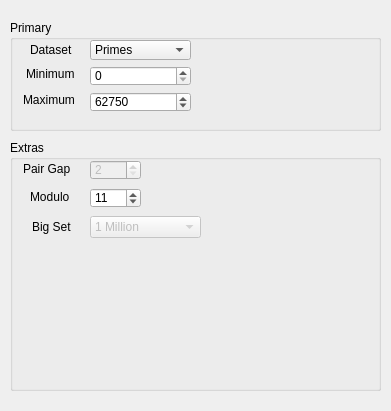
<?xml version="1.0" encoding="UTF-8"?>
<ui version="4.0">
 <class>FormCloud</class>
 <widget class="QWidget" name="FormCloud">
  <property name="geometry">
   <rect>
    <x>0</x>
    <y>0</y>
    <width>391</width>
    <height>411</height>
   </rect>
  </property>
  <property name="windowTitle">
   <string>Form</string>
  </property>
  <widget class="QGroupBox" name="groupBox">
   <property name="geometry">
    <rect>
     <x>10</x>
     <y>20</y>
     <width>371</width>
     <height>111</height>
    </rect>
   </property>
   <property name="title">
    <string>Primary</string>
   </property>
   <widget class="QSpinBox" name="max_">
    <property name="geometry">
     <rect>
      <x>80</x>
      <y>72</y>
      <width>101</width>
      <height>20</height>
     </rect>
    </property>
    <property name="maximum">
     <number>999999999</number>
    </property>
    <property name="value">
     <number>62750</number>
    </property>
   </widget>
   <widget class="QLabel" name="label">
    <property name="geometry">
     <rect>
      <x>20</x>
      <y>22</y>
      <width>50</width>
      <height>16</height>
     </rect>
    </property>
    <property name="text">
     <string>Dataset</string>
    </property>
   </widget>
   <widget class="QLabel" name="label_2">
    <property name="geometry">
     <rect>
      <x>16</x>
      <y>46</y>
      <width>54</width>
      <height>16</height>
     </rect>
    </property>
    <property name="text">
     <string>Minimum</string>
    </property>
   </widget>
   <widget class="QSpinBox" name="min_">
    <property name="geometry">
     <rect>
      <x>80</x>
      <y>46</y>
      <width>101</width>
      <height>20</height>
     </rect>
    </property>
    <property name="maximum">
     <number>999999999</number>
    </property>
   </widget>
   <widget class="QLabel" name="label_3">
    <property name="geometry">
     <rect>
      <x>13</x>
      <y>72</y>
      <width>57</width>
      <height>16</height>
     </rect>
    </property>
    <property name="text">
     <string>Maximum</string>
    </property>
   </widget>
   <widget class="QComboBox" name="dataset">
    <property name="geometry">
     <rect>
      <x>80</x>
      <y>20</y>
      <width>101</width>
      <height>20</height>
     </rect>
    </property>
    <property name="layoutDirection">
     <enum>Qt::LeftToRight</enum>
    </property>
    <item>
     <property name="text">
      <string>Primes</string>
     </property>
    </item>
    <item>
     <property name="text">
      <string>Prime Pairs</string>
     </property>
    </item>
    <item>
     <property name="text">
      <string>Big Dataset</string>
     </property>
    </item>
   </widget>
  </widget>
  <widget class="QGroupBox" name="groupBox_2">
   <property name="geometry">
    <rect>
     <x>10</x>
     <y>140</y>
     <width>371</width>
     <height>251</height>
    </rect>
   </property>
   <property name="title">
    <string>Extras</string>
   </property>
   <widget class="QSpinBox" name="gap">
    <property name="enabled">
     <bool>false</bool>
    </property>
    <property name="geometry">
     <rect>
      <x>80</x>
      <y>20</y>
      <width>51</width>
      <height>20</height>
     </rect>
    </property>
    <property name="minimum">
     <number>2</number>
    </property>
    <property name="maximum">
     <number>100</number>
    </property>
    <property name="singleStep">
     <number>2</number>
    </property>
   </widget>
   <widget class="QLabel" name="label_4">
    <property name="geometry">
     <rect>
      <x>13</x>
      <y>22</y>
      <width>57</width>
      <height>14</height>
     </rect>
    </property>
    <property name="text">
     <string>Pair Gap</string>
    </property>
   </widget>
   <widget class="QSpinBox" name="mod_">
    <property name="enabled">
     <bool>true</bool>
    </property>
    <property name="geometry">
     <rect>
      <x>80</x>
      <y>48</y>
      <width>51</width>
      <height>20</height>
     </rect>
    </property>
    <property name="minimum">
     <number>2</number>
    </property>
    <property name="maximum">
     <number>100</number>
    </property>
    <property name="singleStep">
     <number>1</number>
    </property>
    <property name="value">
     <number>11</number>
    </property>
   </widget>
   <widget class="QLabel" name="label_5">
    <property name="geometry">
     <rect>
      <x>20</x>
      <y>50</y>
      <width>57</width>
      <height>14</height>
     </rect>
    </property>
    <property name="text">
     <string>Modulo</string>
    </property>
   </widget>
   <widget class="QLabel" name="label_6">
    <property name="geometry">
     <rect>
      <x>22</x>
      <y>80</y>
      <width>57</width>
      <height>14</height>
     </rect>
    </property>
    <property name="text">
     <string>Big Set</string>
    </property>
   </widget>
   <widget class="QComboBox" name="big_data">
    <property name="enabled">
     <bool>false</bool>
    </property>
    <property name="geometry">
     <rect>
      <x>80</x>
      <y>76</y>
      <width>111</width>
      <height>22</height>
     </rect>
    </property>
    <item>
     <property name="text">
      <string>1 Million</string>
     </property>
    </item>
    <item>
     <property name="text">
      <string>2 Million</string>
     </property>
    </item>
    <item>
     <property name="text">
      <string>5 Million</string>
     </property>
    </item>
    <item>
     <property name="text">
      <string>10 Million</string>
     </property>
    </item>
   </widget>
  </widget>
 </widget>
 <resources/>
 <connections/>
 <slots>
  <slot>primeg()</slot>
 </slots>
</ui>
